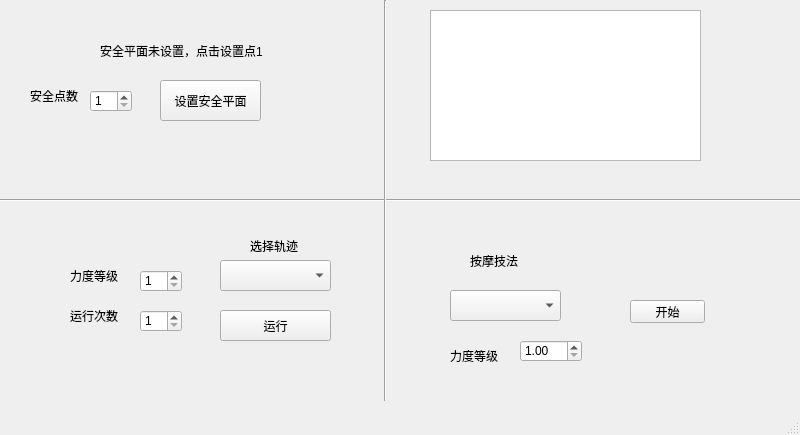
<?xml version="1.0" encoding="UTF-8"?>
<ui version="4.0">
 <class>L2</class>
 <widget class="QMainWindow" name="L2">
  <property name="geometry">
   <rect>
    <x>0</x>
    <y>0</y>
    <width>800</width>
    <height>435</height>
   </rect>
  </property>
  <property name="windowTitle">
   <string>MainWindow</string>
  </property>
  <widget class="QWidget" name="centralwidget">
   <widget class="QComboBox" name="trajBox">
    <property name="geometry">
     <rect>
      <x>220</x>
      <y>260</y>
      <width>111</width>
      <height>31</height>
     </rect>
    </property>
   </widget>
   <widget class="QLabel" name="label1">
    <property name="geometry">
     <rect>
      <x>250</x>
      <y>240</y>
      <width>54</width>
      <height>12</height>
     </rect>
    </property>
    <property name="text">
     <string>选择轨迹</string>
    </property>
   </widget>
   <widget class="QLabel" name="label2">
    <property name="geometry">
     <rect>
      <x>100</x>
      <y>40</y>
      <width>201</width>
      <height>21</height>
     </rect>
    </property>
    <property name="text">
     <string>安全平面未设置，点击设置点1</string>
    </property>
   </widget>
   <widget class="QPushButton" name="safe_plane">
    <property name="geometry">
     <rect>
      <x>160</x>
      <y>80</y>
      <width>101</width>
      <height>41</height>
     </rect>
    </property>
    <property name="text">
     <string>设置安全平面</string>
    </property>
   </widget>
   <widget class="QPushButton" name="run">
    <property name="geometry">
     <rect>
      <x>220</x>
      <y>310</y>
      <width>111</width>
      <height>31</height>
     </rect>
    </property>
    <property name="text">
     <string>运行</string>
    </property>
   </widget>
   <widget class="QSpinBox" name="spinForce">
    <property name="geometry">
     <rect>
      <x>140</x>
      <y>270</y>
      <width>42</width>
      <height>22</height>
     </rect>
    </property>
    <property name="minimumSize">
     <size>
      <width>42</width>
      <height>22</height>
     </size>
    </property>
    <property name="minimum">
     <number>1</number>
    </property>
    <property name="maximum">
     <number>5</number>
    </property>
   </widget>
   <widget class="QSpinBox" name="spinTimes">
    <property name="geometry">
     <rect>
      <x>140</x>
      <y>310</y>
      <width>42</width>
      <height>22</height>
     </rect>
    </property>
    <property name="minimum">
     <number>1</number>
    </property>
   </widget>
   <widget class="QLabel" name="label">
    <property name="geometry">
     <rect>
      <x>70</x>
      <y>270</y>
      <width>54</width>
      <height>12</height>
     </rect>
    </property>
    <property name="text">
     <string>力度等级</string>
    </property>
   </widget>
   <widget class="QLabel" name="label_2">
    <property name="geometry">
     <rect>
      <x>70</x>
      <y>310</y>
      <width>54</width>
      <height>12</height>
     </rect>
    </property>
    <property name="text">
     <string>运行次数</string>
    </property>
   </widget>
   <widget class="Line" name="line">
    <property name="geometry">
     <rect>
      <x>0</x>
      <y>190</y>
      <width>801</width>
      <height>21</height>
     </rect>
    </property>
    <property name="orientation">
     <enum>Qt::Horizontal</enum>
    </property>
   </widget>
   <widget class="Line" name="line_2">
    <property name="geometry">
     <rect>
      <x>370</x>
      <y>0</y>
      <width>31</width>
      <height>401</height>
     </rect>
    </property>
    <property name="orientation">
     <enum>Qt::Vertical</enum>
    </property>
   </widget>
   <widget class="QSpinBox" name="sp_nums">
    <property name="geometry">
     <rect>
      <x>90</x>
      <y>90</y>
      <width>42</width>
      <height>22</height>
     </rect>
    </property>
    <property name="minimumSize">
     <size>
      <width>42</width>
      <height>22</height>
     </size>
    </property>
    <property name="minimum">
     <number>1</number>
    </property>
    <property name="maximum">
     <number>5</number>
    </property>
   </widget>
   <widget class="QLabel" name="label_3">
    <property name="geometry">
     <rect>
      <x>30</x>
      <y>90</y>
      <width>54</width>
      <height>12</height>
     </rect>
    </property>
    <property name="text">
     <string>安全点数</string>
    </property>
   </widget>
   <widget class="QComboBox" name="mselect">
    <property name="geometry">
     <rect>
      <x>450</x>
      <y>290</y>
      <width>111</width>
      <height>31</height>
     </rect>
    </property>
   </widget>
   <widget class="QLabel" name="label_4">
    <property name="geometry">
     <rect>
      <x>470</x>
      <y>250</y>
      <width>91</width>
      <height>21</height>
     </rect>
    </property>
    <property name="text">
     <string>按摩技法</string>
    </property>
   </widget>
   <widget class="QLabel" name="label_5">
    <property name="geometry">
     <rect>
      <x>450</x>
      <y>350</y>
      <width>54</width>
      <height>12</height>
     </rect>
    </property>
    <property name="text">
     <string>力度等级</string>
    </property>
   </widget>
   <widget class="QDoubleSpinBox" name="spinForce_2">
    <property name="geometry">
     <rect>
      <x>520</x>
      <y>340</y>
      <width>62</width>
      <height>22</height>
     </rect>
    </property>
    <property name="minimum">
     <double>1.000000000000000</double>
    </property>
    <property name="maximum">
     <double>5.000000000000000</double>
    </property>
    <property name="singleStep">
     <double>0.500000000000000</double>
    </property>
   </widget>
   <widget class="QTextBrowser" name="text">
    <property name="geometry">
     <rect>
      <x>430</x>
      <y>10</y>
      <width>271</width>
      <height>151</height>
     </rect>
    </property>
   </widget>
   <widget class="QPushButton" name="mstart">
    <property name="geometry">
     <rect>
      <x>630</x>
      <y>300</y>
      <width>75</width>
      <height>23</height>
     </rect>
    </property>
    <property name="text">
     <string>开始</string>
    </property>
   </widget>
  </widget>
  <widget class="QMenuBar" name="menubar">
   <property name="geometry">
    <rect>
     <x>0</x>
     <y>0</y>
     <width>800</width>
     <height>22</height>
    </rect>
   </property>
  </widget>
  <widget class="QStatusBar" name="statusbar"/>
 </widget>
 <resources/>
 <connections/>
</ui>
